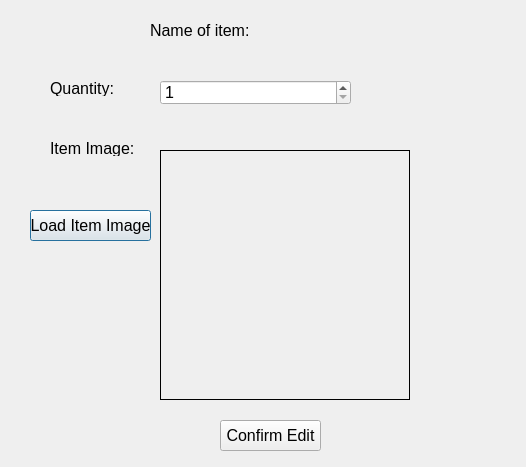
<?xml version="1.0" encoding="UTF-8"?>
<ui version="4.0">
 <class>UpdateItemDialog</class>
 <widget class="QDialog" name="UpdateItemDialog">
  <property name="geometry">
   <rect>
    <x>0</x>
    <y>0</y>
    <width>526</width>
    <height>467</height>
   </rect>
  </property>
  <property name="windowTitle">
   <string>Dialog</string>
  </property>
  <widget class="QLabel" name="lblItemName">
   <property name="geometry">
    <rect>
     <x>150</x>
     <y>20</y>
     <width>101</width>
     <height>21</height>
    </rect>
   </property>
   <property name="font">
    <font>
     <pointsize>12</pointsize>
    </font>
   </property>
   <property name="text">
    <string>Name of item:</string>
   </property>
  </widget>
  <widget class="QLabel" name="label">
   <property name="geometry">
    <rect>
     <x>50</x>
     <y>80</y>
     <width>71</width>
     <height>16</height>
    </rect>
   </property>
   <property name="font">
    <font>
     <pointsize>12</pointsize>
    </font>
   </property>
   <property name="text">
    <string>Quantity:</string>
   </property>
  </widget>
  <widget class="QLabel" name="label_2">
   <property name="geometry">
    <rect>
     <x>50</x>
     <y>140</y>
     <width>91</width>
     <height>16</height>
    </rect>
   </property>
   <property name="font">
    <font>
     <pointsize>12</pointsize>
    </font>
   </property>
   <property name="text">
    <string>Item Image:</string>
   </property>
  </widget>
  <widget class="QSpinBox" name="sbQuantity">
   <property name="geometry">
    <rect>
     <x>160</x>
     <y>80</y>
     <width>191</width>
     <height>25</height>
    </rect>
   </property>
   <property name="font">
    <font>
     <pointsize>12</pointsize>
    </font>
   </property>
   <property name="minimum">
    <number>1</number>
   </property>
   <property name="maximum">
    <number>1000</number>
   </property>
  </widget>
  <widget class="QLabel" name="lblImage">
   <property name="geometry">
    <rect>
     <x>160</x>
     <y>150</y>
     <width>250</width>
     <height>250</height>
    </rect>
   </property>
   <property name="frameShape">
    <enum>QFrame::Panel</enum>
   </property>
   <property name="text">
    <string/>
   </property>
  </widget>
  <widget class="QPushButton" name="btnLoadItemImage">
   <property name="geometry">
    <rect>
     <x>30</x>
     <y>210</y>
     <width>121</width>
     <height>31</height>
    </rect>
   </property>
   <property name="font">
    <font>
     <pointsize>12</pointsize>
    </font>
   </property>
   <property name="text">
    <string>Load Item Image</string>
   </property>
  </widget>
  <widget class="QPushButton" name="btnConfirmEdit">
   <property name="geometry">
    <rect>
     <x>220</x>
     <y>420</y>
     <width>101</width>
     <height>31</height>
    </rect>
   </property>
   <property name="font">
    <font>
     <pointsize>12</pointsize>
    </font>
   </property>
   <property name="text">
    <string>Confirm Edit</string>
   </property>
  </widget>
 </widget>
 <resources/>
 <connections/>
</ui>
